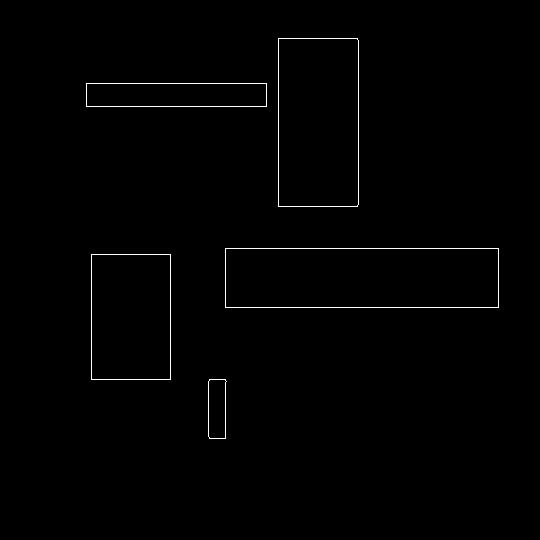
#> input picture New Attempt/EdgeImage.jpg, 540 x 540 px
$ python Testing.py
#> lines starting #> are read from the running program, lines starting #| are printed output that depends on the picture; after the words box and inside, x2 and y2 are one past the last pixel; in counts of white or black regions, pixels touching at a corner belong together
import numpy as np
import cv2 as cv

image = cv.imread("EdgeImage.jpg")
#> image is the input picture: shape (540, 540, 3); min 0, max 255, mean 1.9


image_BnW = cv.cvtColor(image, cv.COLOR_BGR2GRAY)


image_dilate = cv.dilate(
    image_BnW,
    cv.getStructuringElement(cv.MORPH_RECT, (3, 3)),
    iterations=1)
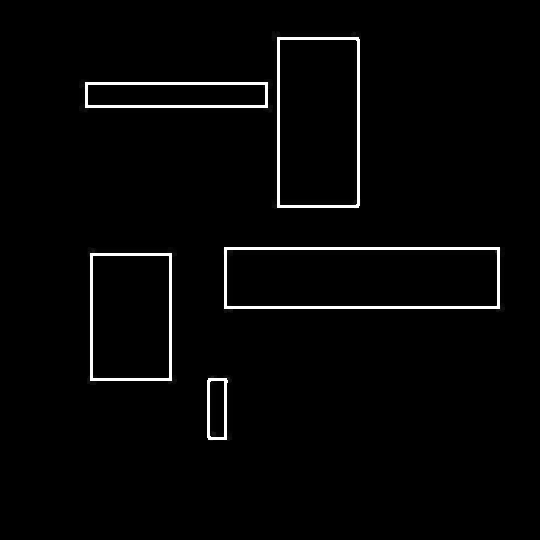
#> image_dilate: shape (540, 540); min 0, max 255, mean 5.7


image_erode = cv.erode(
    image_dilate,
    cv.getStructuringElement(cv.MORPH_RECT, (3, 3)),
    iterations=1)


lines = cv.HoughLinesP(image_erode, 1, np.pi/180, 30)
#> lines = 166 rows, first 6: [224, 253, 503, 253], [224, 249, 503, 249], [224, 250, 503, 250], [224, 309, 489, 305], [224, 251, 503, 251], [88, 252, 175, 252]

for line in lines:
    x1, y1, x2, y2 = line[0]
    cv.line(image, (x1, y1), (x2, y2), (255, 255, 255), 1)
#> this loop made 166 passes
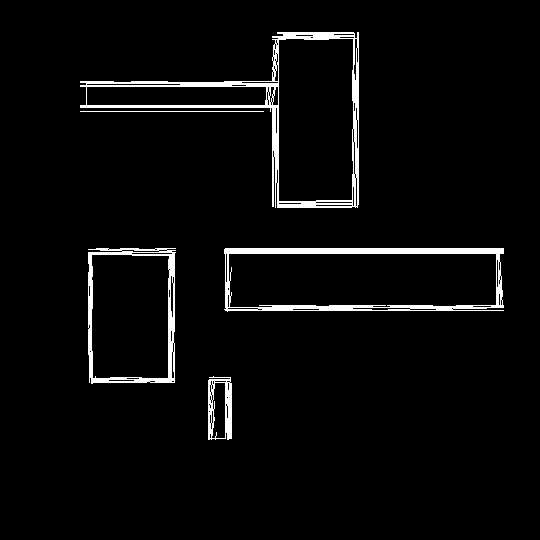
#> image: shape (540, 540, 3); 3.15% of pixels changed, all inside (x1, y1, x2, y2) = (80, 32, 504, 440)

coutours, hierarchy = cv.findContours(
#> (the run stopped early here; a loop or call above may not have finished)
